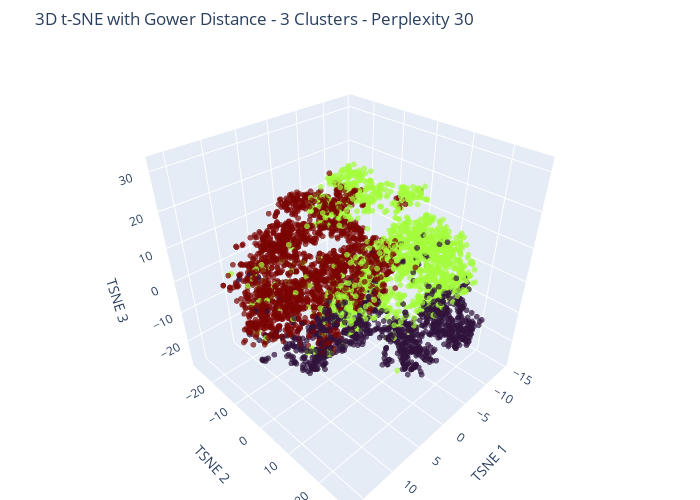
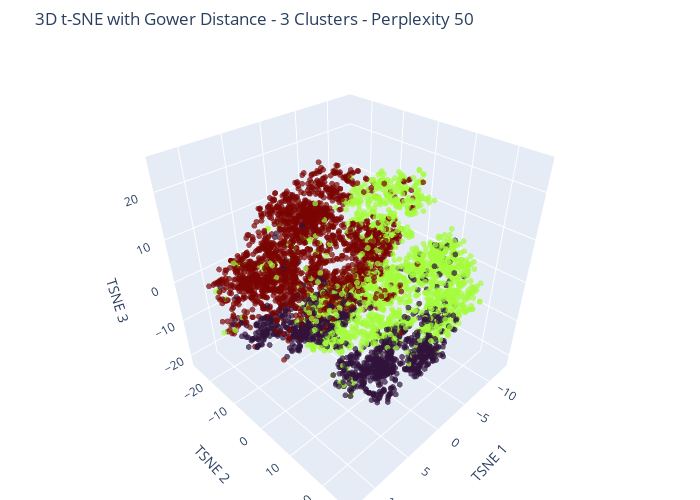

The code cell stored with these charts, in order, in its notebook:
### Code cell
import plotly.express as px
import plotly.graph_objects as go
import numpy as np
import pandas as pd
import gower
from scipy.spatial.distance import pdist, squareform
from sklearn.manifold import TSNE
from sklearn_extra.cluster import KMedoids
from sklearn.utils import check_random_state
import ipywidgets as widgets
from IPython.display import display

# Define parameters
distance_metrics = ['gower', 'cityblock', 'cosine', 'euclidean', 'minkowski', 'correlation', 'canberra', 'braycurtis', 'chebyshev']
num_clusters = [3, 4, 5, 6, 7, 8, 9, 10]
perplexities = [5, 10, 30, 50, 100]  # Added perplexity options

# For reproducibility
random_state = check_random_state(42)

# Dropdown widgets for selecting metric, number of clusters, and perplexity
metric_dropdown = widgets.Dropdown(
    options=distance_metrics,
    value='gower',
    description='Distance Metric:',
    style={'description_width': 'initial'}
)

cluster_dropdown = widgets.Dropdown(
    options=num_clusters,
    value=3,
    description='Clusters:',
    style={'description_width': 'initial'}
)

perplexity_dropdown = widgets.Dropdown(
    options=perplexities,
    value=30,
    description='Perplexity:',
    style={'description_width': 'initial'}
)

# Compute distance matrix dynamically
def compute_distance_matrix(X, metric):
    if metric == 'gower':
        return gower.gower_matrix(X)
    else:
        return squareform(pdist(X, metric=metric))

# Function to perform k-medoids clustering
def perform_kmedoids_clustering(Y_3d, k, distance_matrix):
    kmedoids = KMedoids(n_clusters=k, metric='precomputed', random_state=42, init='k-medoids++', max_iter=300)
    labels = kmedoids.fit_predict(distance_matrix)
    return labels

# Function to compute t-SNE and generate interactive 3D plot
def update_plot(metric, num_clusters, perplexity):
    # Compute selected distance matrix
    distance_matrix = compute_distance_matrix(X, metric)
    
    # Apply t-SNE with chosen perplexity
    tsne = TSNE(n_components=3, metric='precomputed', perplexity=perplexity, random_state=42, init='random')
    Y_tsne_3d = tsne.fit_transform(distance_matrix)
    
    # Perform clustering
    labels = perform_kmedoids_clustering(Y_tsne_3d, num_clusters, distance_matrix)
    
    # Create interactive 3D scatter plot with improved visuals
    fig = go.Figure()
    fig.add_trace(go.Scatter3d(
        x=Y_tsne_3d[:, 0],
        y=Y_tsne_3d[:, 1],
        z=Y_tsne_3d[:, 2],
        mode='markers',
        marker=dict(size=3, color=labels, colorscale='Turbo', opacity=0.7)
    ))
    
    fig.update_layout(
        title=f'3D t-SNE with {metric.capitalize()} Distance - {num_clusters} Clusters - Perplexity {perplexity}',
        scene=dict(
            xaxis_title='TSNE 1',
            yaxis_title='TSNE 2',
            zaxis_title='TSNE 3',
            aspectmode='cube'  # Keeps the 3D aspect ratio balanced
        ),
        margin=dict(l=0, r=0, b=0, t=50),
        width=700,  # Adjusted figure width for better visualization
        height=500   # Adjusted figure height for better visualization
    )
    
    fig.show()

# Function to handle widget updates
def on_change(change):
    update_plot(metric_dropdown.value, cluster_dropdown.value, perplexity_dropdown.value)

metric_dropdown.observe(on_change, names='value')
cluster_dropdown.observe(on_change, names='value')
perplexity_dropdown.observe(on_change, names='value')

display(metric_dropdown, cluster_dropdown, perplexity_dropdown)
update_plot(metric_dropdown.value, cluster_dropdown.value, perplexity_dropdown.value)

### Figure 1 — Plotly figure (JSON) as saved in the notebook; plotly's stock layout.template omitted (floating-point values rounded to 4 significant figures; data arrays with more than 128 entries replaced by an {"elided": "..."} marker saying what was removed)
{"data": [{"marker": {"color": {"elided": "5000 int values"}, "colorscale": [[0, "#30123b"], [0.07143, "#4145ab"], [0.1429, "#4675ed"], [0.2143, "#39a2fc"], [0.2857, "#1bcfd4"], [0.3571, "#24eca6"], [0.4286, "#61fc6c"], [0.5, "#a4fc3b"], [0.5714, "#d1e834"], [0.6429, "#f3c63a"], [0.7143, "#fe9b2d"], [0.7857, "#f36315"], [0.8571, "#d93806"], [0.9286, "#b11901"], [1, "#7a0402"]], "opacity": 0.7, "size": 2}, "mode": "markers", "type": "scatter3d", "x": {"elided": "5000 float values"}, "y": {"elided": "5000 float values"}, "z": {"elided": "5000 float values"}}], "layout": {"height": 500, "margin": {"b": 0, "l": 0, "r": 0, "t": 50}, "scene": {"aspectmode": "cube", "xaxis": {"title": {"text": "TSNE 1"}}, "yaxis": {"title": {"text": "TSNE 2"}}, "zaxis": {"title": {"text": "TSNE 3"}}}, "title": {"text": "3D t-SNE with Gower Distance - 3 Clusters - Perplexity 30"}, "width": 700}}

### Figure 2 — Plotly figure (JSON) as saved in the notebook; plotly's stock layout.template omitted (floating-point values rounded to 4 significant figures; data arrays with more than 128 entries replaced by an {"elided": "..."} marker saying what was removed)
{"data": [{"marker": {"color": {"elided": "5000 int values"}, "colorscale": [[0, "#30123b"], [0.07143, "#4145ab"], [0.1429, "#4675ed"], [0.2143, "#39a2fc"], [0.2857, "#1bcfd4"], [0.3571, "#24eca6"], [0.4286, "#61fc6c"], [0.5, "#a4fc3b"], [0.5714, "#d1e834"], [0.6429, "#f3c63a"], [0.7143, "#fe9b2d"], [0.7857, "#f36315"], [0.8571, "#d93806"], [0.9286, "#b11901"], [1, "#7a0402"]], "opacity": 0.7, "size": 2}, "mode": "markers", "type": "scatter3d", "x": {"elided": "5000 float values"}, "y": {"elided": "5000 float values"}, "z": {"elided": "5000 float values"}}], "layout": {"height": 500, "margin": {"b": 0, "l": 0, "r": 0, "t": 50}, "scene": {"aspectmode": "cube", "xaxis": {"title": {"text": "TSNE 1"}}, "yaxis": {"title": {"text": "TSNE 2"}}, "zaxis": {"title": {"text": "TSNE 3"}}}, "title": {"text": "3D t-SNE with Gower Distance - 3 Clusters - Perplexity 50"}, "width": 700}}
